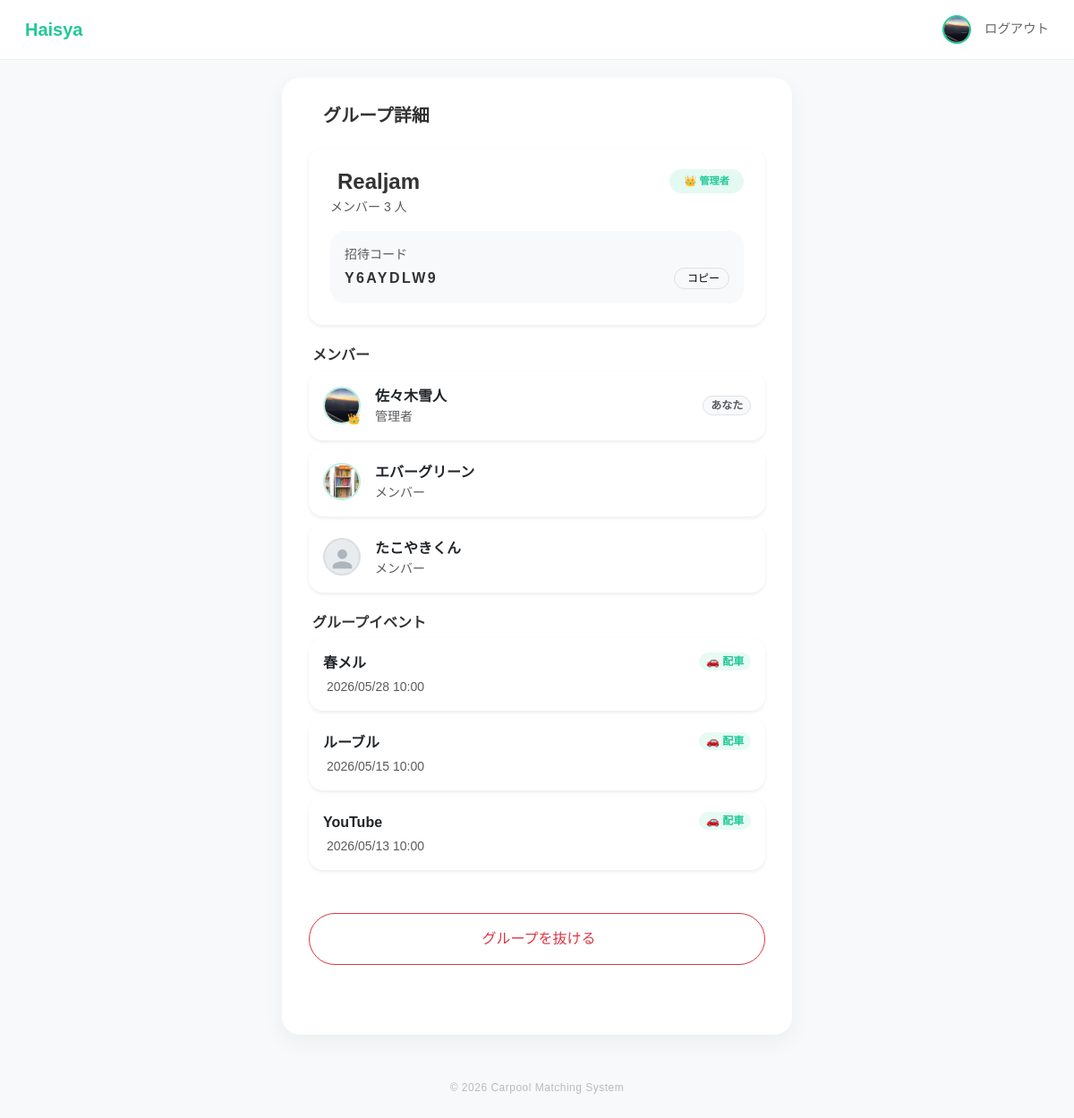
Screenshot of /events/group/1 (signed in) with the database file from the repository.
### app/models/user.py (models this page shows)
class User(db.Model, UserMixin):
    __tablename__ = "users"
    id = db.Column(db.Integer, primary_key=True)
    username = db.Column(db.String(50), unique=True, nullable=False)
    password = db.Column(db.String(200), nullable=False)
    display_name = db.Column(db.String(50))
    icon = db.Column(db.String(200), default="default.png")
    genre = db.Column(db.String(50))  # 所属ジャンル
    age = db.Column(db.Integer)
    line_url = db.Column(db.String(200), nullable=True)
    insta_url = db.Column(db.String(200), nullable=True)
    @property
    def name(self):
        return self.display_name or self.username

### app/models/group.py (models this page shows, shortened)
class Group(db.Model):
    __tablename__ = 'groups'
    id = db.Column(db.Integer, primary_key=True)
    name = db.Column(db.String(100), nullable=False)
    invite_code = db.Column(db.String(10), unique=True, nullable=False, index=True)
    created_at = db.Column(db.DateTime, default=datetime.utcnow)
    color = db.Column(db.String(7), default='#20c997')  # ← これがあるか？
    events = db.relationship('Event', backref='group', lazy=True, cascade="all, delete-orphan")

class GroupMember(db.Model):
    __tablename__ = 'group_members'
    user_id = db.Column(db.Integer, db.ForeignKey('users.id'), primary_key=True)
    group_id = db.Column(db.Integer, db.ForeignKey('groups.id'), primary_key=True)
    joined_at = db.Column(db.DateTime, default=datetime.utcnow)
    role = db.Column(db.String(20), default='member')
    group = db.relationship('Group', backref=db.backref('membership_list', lazy='dynamic', cascade="all, delete-orphan"))
    user = db.relationship('User', backref=db.backref('group_memberships', lazy='dynamic'))

### app/models/event.py (models this page shows, shortened)
class Event(db.Model):
    __tablename__ = 'events'
    id = db.Column(db.Integer, primary_key=True)
    title = db.Column(db.String(100), nullable=False)
    group_id = db.Column(db.Integer, db.ForeignKey('groups.id'), nullable=True)
    location = db.Column(db.String(200))
    start_time = db.Column(db.DateTime, nullable=False)
    end_time = db.Column(db.DateTime)
    join_code = db.Column(db.String(10), unique=True, nullable=False)
    needs_car = db.Column(db.Boolean, default=True)
    created_by = db.Column(db.Integer, db.ForeignKey('users.id'), nullable=False)
    created_at = db.Column(db.DateTime, default=datetime.utcnow)
    creator = db.relationship("User", backref=db.backref("created_events", lazy=True))
    rooms = db.relationship(
        "Room",
        backref="event",
        lazy=True,
        cascade="all, delete-orphan"
    )

### app/events/routes.py (the view)
@events_bp.route("/group/<int:group_id>")
@login_required
def group_detail(group_id):
    group = Group.query.get_or_404(group_id)
    membership = GroupMember.query.filter_by(
        group_id=group.id,
        user_id=current_user.id
    ).first()
    if not membership:
        flash("このグループを見る権限がありません。", "danger")
        return redirect(url_for("index"))
    members = (
        GroupMember.query
        .filter_by(group_id=group.id)
        .options(joinedload(GroupMember.user))
        .all()
    )
    events = Event.query.filter_by(
        group_id=group.id
    ).order_by(Event.start_time.desc()).all()
    is_admin = membership.role == "admin"
    return render_template(
        "group_detail.html",
        group=group,
        members=members,
        events=events,
        is_admin=is_admin
    )

### app/models/user.py (called while the page is built)
@login_manager.user_loader
def load_user(user_id):
    return User.query.get(int(user_id))

### app/templates/group_detail.html (shortened to what this page needs)
{% extends "layout.html" %}
{% block content %}
{% from 'macros/avatar.html' import avatar %}
<div class="d-flex align-items-center mb-4">
    <h5 class="fw-bold mb-0">
        グループ詳細
    </h5>
</div>
<div class="main-card border-0 shadow-sm rounded-4 p-4 mb-4">
    <div class="d-flex justify-content-between align-items-start mb-3">
        <div>
            <div class="d-flex align-items-center gap-2 mb-1">
                <h4 class="fw-bold mb-0">
                    {{ group.name }}
                </h4>
            </div>
            <div class="small text-muted">
                メンバー {{ members|length }} 人
            </div>
        </div>
        {% if is_admin %}
        <span class="badge rounded-pill px-3 py-2"
              style="
                background: rgba(32,201,151,0.12);
                color: var(--walica-green);
                font-size: 0.7rem;
              ">
            👑 管理者
        </span>
        {% endif %}
    </div>
    <div class="bg-light rounded-4 p-3">
        <div class="small text-muted mb-1">
            招待コード
        </div>
        <div class="d-flex justify-content-between align-items-center">
            <div class="fw-bold"
                 style="
                    letter-spacing: 0.15em;
                    font-size: 1rem;
                 ">
                {{ group.invite_code }}
            </div>
            <button class="btn btn-sm btn-light border rounded-pill copy-btn"
                    data-invite-code="{{ group.invite_code }}"
                    style="font-size: 0.75rem; padding: 2px 10px;">
                <span>コピー</span>
            </button>
        </div>
    </div>
</div>
<div class="mb-4">
    <div class="d-flex justify-content-between align-items-center mb-2 px-1">
        <h6 class="fw-bold mb-0">
            メンバー
        </h6>
    </div>
    <div class="d-flex flex-column gap-2">
        {% for member in members %}
        <div class="main-card border-0 shadow-sm rounded-4 p-3">
            <div class="d-flex justify-content-between align-items-center">
                <div class="d-flex align-items-center gap-3">
                    <a href="{{ url_for('profile.public_profile', user_id=member.user.id) }}" class="text-decoration-none">
                        {{ avatar(member.user, size=42, is_admin=(member.role == 'admin')) }}
                    </a>
                    <div>
                        <div class="fw-bold text-dark">
                            {{ member.user.name }}
                        </div>
                        <div class="small text-muted">
                            {% if member.role == 'admin' %}
                                管理者
                            {% else %}
                                メンバー
                            {% endif %}
                        </div>
                    </div>
                </div>
                {% if member.user_id == current_user.id %}
                <span class="badge bg-light text-muted border rounded-pill">
                    あなた
                </span>
                {% endif %}
            </div>
        </div>
        {% endfor %}
    </div>
</div>
<div class="mb-5">
    <div class="d-flex justify-content-between align-items-center mb-2 px-1">
        <h6 class="fw-bold mb-0">
            グループイベント
        </h6>
    </div>
    {% if events %}
        <div class="d-flex flex-column gap-2">
            {% for event in events %}
            <a href="{{ url_for('events.event_detail', event_id=event.id) }}"
               class="text-decoration-none">
                <div class="main-card border-0 shadow-sm rounded-4 p-3">
                    <div class="d-flex justify-content-between align-items-start">
                        <div>
                            <div class="fw-bold text-dark mb-1">
                                {{ event.title }}
                            </div>
                            <div class="small text-muted">
                                {{ event.start_time.strftime('%Y/%m/%d %H:%M') }}
                            </div>
                        </div>
                        {% if event.needs_car %}
                        <span class="badge rounded-pill"
                              style="
                                background: rgba(32,201,151,0.1);
                                color: var(--walica-green);
                              ">
                            🚗 配車
                        </span>
                        {% endif %}
                    </div>
                </div>
            </a>
            {% endfor %}
        </div>
    {% endif %}
</div>
<form method="POST"
      action="{{ url_for('events.leave_group', group_id=group.id) }}">
    <button type="submit"
            class="btn btn-outline-danger rounded-pill w-100 py-3 mb-5">
        グループを抜ける
    </button>
</form>
{% endblock %}

### app/templates/layout.html (shortened to what this page needs)
<!DOCTYPE html>
<html lang="ja">
<head>
    <link href="https://cdn.jsdelivr.net/npm/bootstrap@5.3.3/dist/css/bootstrap.min.css" rel="stylesheet">
    <link rel="stylesheet" href="{{ url_for('static', filename='main.css') }}">
</head>
<body>
<nav class="navbar navbar-walica sticky-top">
    <div class="container-fluid d-flex align-items-center">
        <a class="navbar-brand" href="/">Haisya</a>
        <div class="ms-auto d-flex align-items-center">
            {% if current_user.is_authenticated %}
                <a href="{{ url_for('profile.edit') }}" class="text-decoration-none ms-3">
                    {% set has_icon = current_user.icon and current_user.icon != 'default.png' %}
                    {% if has_icon %}
                    <img src="{{ url_for('static', filename=current_user.icon) }}"
                        alt="プロフィール"
                        class="rounded-circle"
                        style="width: 32px; height: 32px; object-fit: cover;
                                border: 2px solid var(--walica-green);">
                    {% endif %}
                </a>
                <a href="/logout" class="nav-link-custom">ログアウト</a>
            {% else %}
                <a href="/login" class="nav-link-custom">ログイン</a>
                <a href="/register" class="btn btn-walica-reverce ms-3 py-1 px-3" style="font-size:0.85rem;">新規登録</a>
            {% endif %}
        </div>
    </div>
</nav>
<div class="main-container">
    <div class="main-card">
        {% block content %}{% endblock %}
    </div>
    <footer>
        &copy; 2026 Carpool Matching System
    </footer>
</div>
</body>
</html>

### app/templates/macros/avatar.html
{% macro avatar(user, size=42, is_admin=false) %}
{% set has_icon = user.icon and user.icon != 'default.png' %}
<div class="position-relative d-inline-block flex-shrink-0">
    {% if has_icon %}
    <img src="{{ url_for('static', filename=user.icon) }}"
         alt="{{ user.name }}"
         class="rounded-circle"
         style="width: {{ size }}px; height: {{ size }}px;
                object-fit: cover;
                border: 2px solid rgba(32,201,151,0.3);">
    {% else %}
    <div class="rounded-circle d-flex align-items-center justify-content-center"
         style="width: {{ size }}px; height: {{ size }}px;
                background: #e9ecef;
                border: 2px solid rgba(0,0,0,0.06);
                overflow: hidden;">
        <svg xmlns="http://www.w3.org/2000/svg"
             viewBox="0 0 24 24"
             style="width: {{ (size * 0.65) | int }}px;
                    height: {{ (size * 0.65) | int }}px;
                    margin-top: {{ (size * 0.15) | int }}px;"
             fill="#adb5bd">
            <path d="M12 12c2.7 0 4.8-2.1 4.8-4.8S14.7 2.4 12 2.4 7.2 4.5 7.2 7.2 9.3 12 12 12zm0 2.4c-3.2 0-9.6 1.6-9.6 4.8v2.4h19.2v-2.4c0-3.2-6.4-4.8-9.6-4.8z"/>
        </svg>
    </div>
    {% endif %}
    {% if is_admin %}
    <span class="position-absolute bottom-0 end-0"
          style="font-size: {{ [size * 0.3, 10] | max | int }}px; line-height: 1;">
        👑
    </span>
    {% endif %}
</div>
{% endmacro %}

### app/static/main.css (style rules this page uses)
:root { --main-color: #eeeeee; --bg-color: white; }

### app/templates/layout.html (style rules this page uses)
:root { --walica-green: #20c997; --bg-color: #f8f9fa; --text-dark: #333333; }
body { background-color: var(--bg-color); font-family: 'Noto Sans JP', sans-serif; color: var(--text-dark); }
.navbar-walica { background-color: white; border-bottom: 1px solid #eee; padding: 0.8rem 1rem; }
.navbar-brand { font-weight: 700; color: var(--walica-green) !important; font-size: 1.25rem; }
.main-container { max-width: 600px; margin: 20px auto; padding: 0 15px; }
.main-card { background: white; border-radius: 20px; padding: 30px; box-shadow: 0 8px 24px rgba(0, 0, 0, 0.05); border: none; }
.nav-link-custom { color: #666; text-decoration: none; font-size: 0.9rem; margin-left: 15px; }
footer { color: #bbb; margin: 50px 0 30px; text-align: center; font-size: 12px; letter-spacing: 0.5px; }

### app/templates/group_detail.html (style rules this page uses)
.main-card { background: white; }
.btn-outline-danger { border-width: 1.5px; }

### rows the page displays
User: icon (picture)
Group: name "Realjam", invite_code "Y6AYDLW9"
GroupMember: icon (picture), user.name "佐々木雪人", role "管理者", shows "あなた"
GroupMember: icon (picture), user.name "エバーグリーン", role "メンバー"
GroupMember: {{ size }} 42 (drawn), {{ (size * 0.65) | int }} 27 (drawn), user.name "たこやきくん", role "メンバー"
Event: title "春メル", start_time "2026/05/28 10:00", needs_car "🚗 配車"
Event: title "ルーブル", start_time "2026/05/15 10:00", needs_car "🚗 配車"
Event: title "YouTube", start_time "2026/05/13 10:00", needs_car "🚗 配車"

### other values shown
{{ members|length }} "3"
